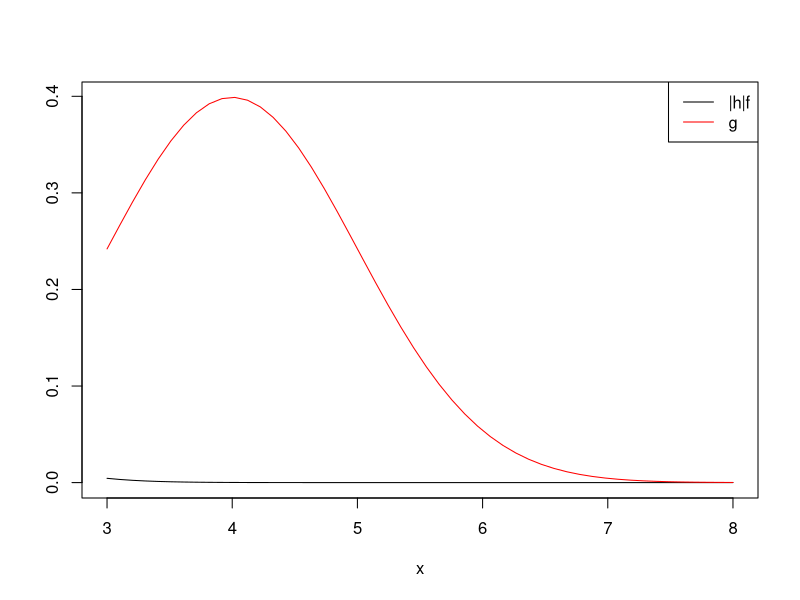

This chart was generated by the following R code:
## ---- chunk 1
set.seed(321)

X   <-  runif(1000000, min = 1, max =  7)
Y   <-  runif(1000000, min = 3, max = 10) 

mean(sin(X -Y)) * 42
## ---- chunk 2
set.seed(321)

X <- rexp(100000, rate = 1)
mean( exp(-(X + 1)^2) / dexp(X))
## ---- chunk 3
set.seed(321)

n <- 100 
X <- rnorm(n)
h <- function(x){
    x[x < 3]  <- 0
    x[x >= 3] <- 1
    return(x)
}

mean(h(X))
## ---- chunk 4
set.seed(321)

n                   <- 100 
B                   <- 10000
theta_hat_estim_vec <- vector(mode   = "double", 
                              length = B)

h <- function(x){
    x[x <  3] <- 0
    x[x >= 3] <- 1
    return(x)
}

for(b in 1:B){
    X                      <- rnorm(n)    
    theta_hat_estim_vec[b] <- mean(h(X))
}

mean(theta_hat_estim_vec)
var(theta_hat_estim_vec) 
## ---- chunk 5
x_vec  <- seq(3, 8, len = 50)
hf_vec <- dnorm(x_vec, mean = 0, sd = 1)
g_vec  <- dnorm(x_vec, mean = 4, sd = 1)

plot(x = x_vec, y = hf_vec, type = "l", 
ylim = range(hf_vec, g_vec), xlab = "x", ylab = "")
lines(x = x_vec, y = g_vec, col = "red")
legend("topright", legend = c("|h|f", "g"), 
col=c("black", "red"), lty=c(1,1))
## ---- chunk 6
set.seed(321)

n   <- 100 
X   <- rnorm(n, mean = 4, sd = 1)

hfg <- function(x){
    tmp    <- dnorm(x, mean = 0, sd = 1)/
              dnorm(x, mean = 4, sd = 1) 
    tmp[x < 3] <- 0
    result <- tmp
    return(result)
}

mean(hfg(X))
## ---- chunk 7
set.seed(321)

n                      <- 100 
B                      <- 10000
theta_hat_IS_estim_vec <- vector(mode   = "double", 
                                 length = B)

hfg <- function(x){
    tmp    <- dnorm(x, mean = 0, sd = 1)/
              dnorm(x, mean = 4, sd = 1) 
    tmp[x < 3] <- 0
    result <- tmp
    return(result)
}

for(b in 1:B){
    X                         <- rnorm(n    = n, 
                                       mean = 4, 
                                       sd   = 1)    
    theta_hat_IS_estim_vec[b] <- mean(hfg(X))
}

mean(theta_hat_IS_estim_vec)
var(theta_hat_IS_estim_vec) 
